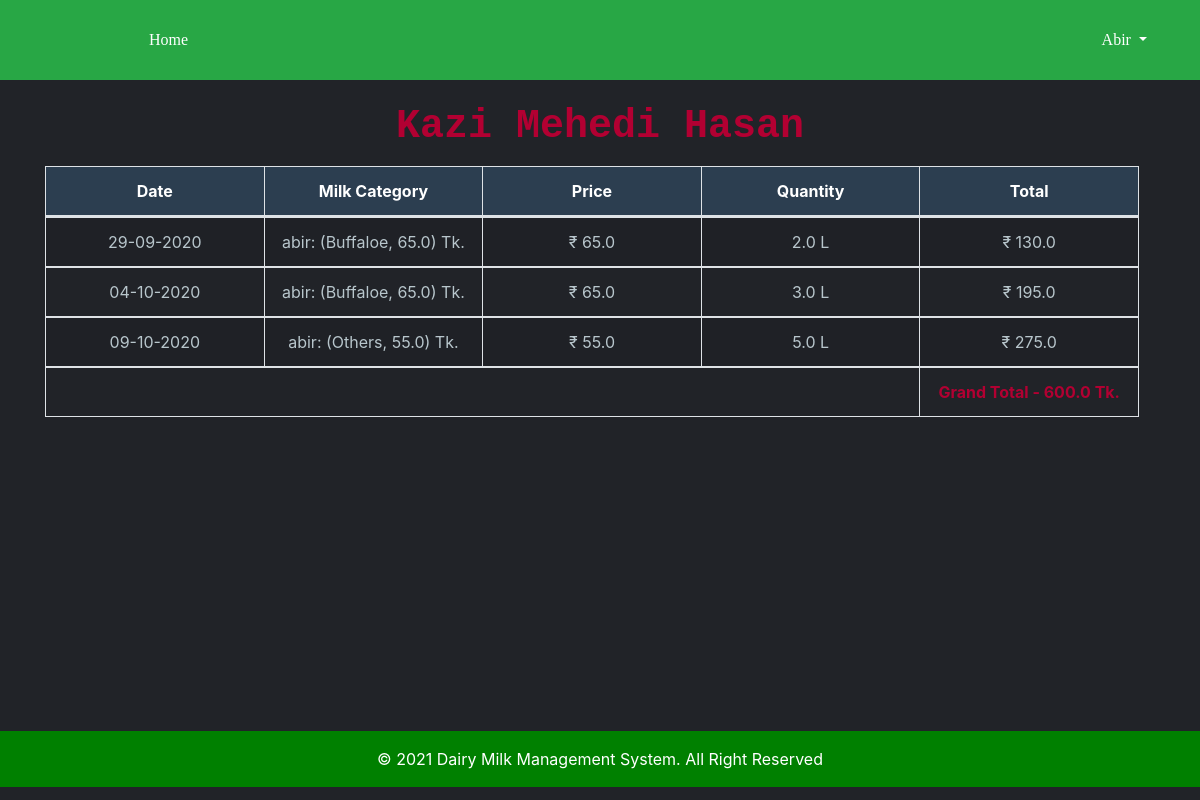
The app's page /Customer_page/ (signed in) with its own data.
### dairyapp/models.py (models this page shows, shortened)
class Customerledger(models.Model):
    related_milk_category = models.ForeignKey(CustomerMilkCategory, related_name="Customerledger", on_delete=models.CASCADE, null=True)
    related_customer = models.ForeignKey(User, related_name='Customerledger', on_delete=models.CASCADE, null=True)
    date = models.CharField(max_length=1000000,db_index=True)
    price = models.FloatField(max_length=1000000,db_index=True,default=0.0)
    quantity = models.FloatField(max_length=1000000,db_index=True,default=0.0)
    total = models.FloatField(max_length=1000000,db_index=True,default=0.0)

class CustomerMilkCategory(models.Model):
    CHOICES1 = (
        ('Cow','Cow'),
        ('Buffaloe','Buffalo'),#buffaloes
        ('Others','Others'),
    )
    animalname= models.CharField(max_length=200,choices=CHOICES1)
    milkprice = models.FloatField(max_length=200, db_index=True)
    related_customer = models.ForeignKey(User, related_name='CustomerMilkCategory', on_delete=models.CASCADE, null=True)
    def __str__(self):
        return f"{self.related_customer}: ({self.animalname}, {self.milkprice})  Tk."

### dairyapp/views.py (the view)
# urls.py: path('Customer_page/',views.Customer_page,name='Customer_page'),
def Customer_page(request):
    print("Username=",request.user)
    print("Userpk=",request.user.pk)
    customer = request.user
    customer_info = models.Customerledger.objects.filter(related_customer = customer)
    alltotal = 0.0
    for i in customer_info:
        alltotal = alltotal+float(i.total)
    print(alltotal)
    for data in customer_info:
        print("Customer Name: ",data.related_customer)
        print("joining Date: ",data.date)
        print("Quantity: ",data.price)
        print("Total: ",data.total)
    return render(request,'Customers/customer.html',{'customer_info':customer_info,'alltotal':alltotal})

### dairyapp/templatetags/custom_tags.py (called while the page is built)
@register.simple_tag(name="multiply")
def multiply(qty, unit_price, *args, **kwargs):
    return qty * unit_price

### templates/Customers/customer.html
{% extends 'base.html' %}
{% load crispy_forms_tags %}
{% load templatetags %}
{% block content %}
<h2 class="vendor_name_heading"><strong>{{ user.first_name }} {{ user.last_name }}</strong></h2>
<div class="table-responsive">
    <table class="table table-bordered table-striped ">
      <thead id="theadthid">
        <tr >
              <th scope="col">Date</th>
              <th scope="col">Milk Category</th>
              <th scope="col">Price</th>
              <th scope="col">Quantity</th>
              <th scope="col">Total</th>
          </tr>
      </thead>
      <tbody id="tbodydata">
        {% for info in customer_info %}
        <tr>
          <td>{{ info.date }}</td>
          <td>{{ info.related_milk_category }}</td>
          <td> ₹ {{ info.price }}</td>
          <td> {{ info.quantity }} L</td>
          <td>₹ {% multiply info.quantity info.price %} </td>
        </tr>
{% endfor %}
<tr>
<td colspan="4"></td>
<td id="totalid"><strong>Grand Total - {{ alltotal }} Tk.</strong></td>
</tr>
        </tbody>
    </table>
</div>
{% endblock %}

### templates/base.html (shortened to what this page needs)
<!doctype html>
<html lang="en">
  <head>
    {% load static %}
    <link rel="stylesheet" href="https://stackpath.bootstrapcdn.com/bootstrap/4.3.1/css/bootstrap.min.css">
    <link rel="stylesheet" href="https://use.fontawesome.com/releases/v5.7.2/css/all.css">
    <link rel="stylesheet" href="https://use.fontawesome.com/releases/v5.8.1/css/all.css">
    <link rel="stylesheet" href="//code.jquery.com/ui/1.12.1/themes/base/jquery-ui.css">
  </head>
<body>
  <nav class="navbar navbar-expand-md fixed-top bg-success">
    <div class="container ">
      <div class="logo-image">
      </div>
    <div class="collapse navbar-collapse" id="navbarSupportedContent">
      <ul class="navbar-nav mr-auto">
        <li class="nav-item">
          <a class="nav-link" href="{% url 'home' %}" style="color: #FFFFFF;">Home</a>
        </li>
      </ul>
      {% if user.is_authenticated %}
        <ul class="navbar-nav">
          <li class="nav-item dropdown">
            <a class="nav-link dropdown-toggle"  id="navbarDropdown" role="button" data-toggle="dropdown" aria-haspopup="true" aria-expanded="false">
          {% if user.profile.user_type == 'Manager' %}<strong>Manager </strong>{% elif user.profile.user_type == 'Customer'  %}<strong>Customer </strong> {% endif %}{{ user.username }}
            </a>
          </li>
        </ul>
      {% else %}
        <form class="form-inline my-2 my-lg-0 jugnu">
          <a href="{% url 'login' %}" class="nav-link" style="color: #FFFFFF;"><i class="fas fa-sign-in-alt" style="background-color: unset !important;">&nbsp;&nbsp;Log In</i></a>
        </form>
      {% endif %}
    </div>
  </div>
  </nav>
<div class="container">
      {% block content %}
      {% endblock %}
</div>
<footer class="footer sticky-bottom">
  <div class="mt-5 py-3">
    <span>© 2021 Dairy Milk Management System. All Right Reserved</span>
  </div>
</footer>
</body>
</html>

### records on screen
Customerledger: date "29-09-2020", related_milk_category "abir: (Buffaloe, 65.0) Tk.", price "65.0", quantity "2.0", quantity+price "130.0"
Customerledger: date "04-10-2020", related_milk_category "abir: (Buffaloe, 65.0) Tk.", price "65.0", quantity "3.0", quantity+price "195.0"
Customerledger: date "09-10-2020", related_milk_category "abir: (Others, 55.0) Tk.", price "55.0", quantity "5.0", quantity+price "275.0"

### other values on screen
{{ user.username }} "Abir"
{{ user.first_name }} "Kazi Mehedi"
{{ user.last_name }} "Hasan"
{{ alltotal }} "600.0"
